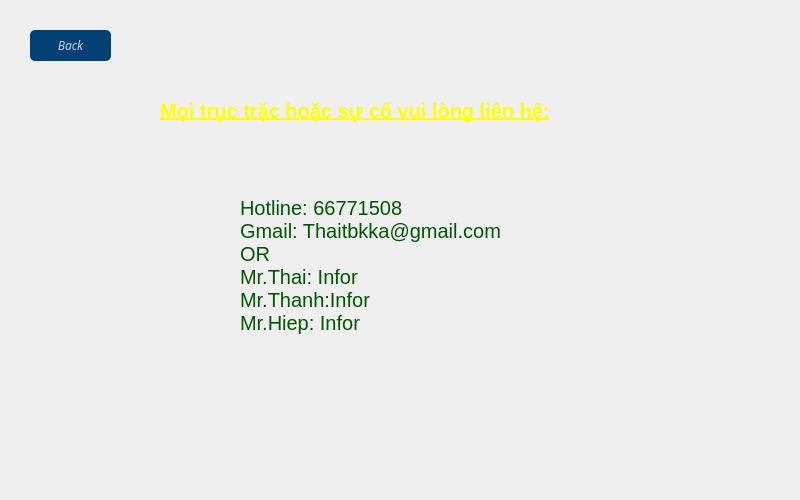
<?xml version="1.0" encoding="UTF-8"?>
<ui version="4.0">
 <class>FormTrogiup</class>
 <widget class="QWidget" name="FormTrogiup">
  <property name="geometry">
   <rect>
    <x>0</x>
    <y>0</y>
    <width>800</width>
    <height>500</height>
   </rect>
  </property>
  <property name="windowTitle">
   <string>Form</string>
  </property>
  <property name="styleSheet">
   <string notr="true">QPushButton#bt_back{
background-color:rgba(2,65,118,255);
color:rgba(255,255,255,200);
border-radius:5px;
}
QPushButton#bt_back:pressed{
padding-left:5px;
padding-top:5px;
background-color:rgba(2,65,118,100);
background-position:calc(100%-10px)center;
}
QPushButton#bt_back:hover{
background-color:rgba(2,65,118,200);
}</string>
  </property>
  <widget class="QLabel" name="label">
   <property name="geometry">
    <rect>
     <x>0</x>
     <y>0</y>
     <width>800</width>
     <height>500</height>
    </rect>
   </property>
   <property name="styleSheet">
    <string notr="true">border-image: url(:/backgroud/backgroud/1912279.jpg);
border - radius: 5px;</string>
   </property>
   <property name="text">
    <string/>
   </property>
  </widget>
  <widget class="QPushButton" name="bt_back">
   <property name="geometry">
    <rect>
     <x>30</x>
     <y>30</y>
     <width>81</width>
     <height>31</height>
    </rect>
   </property>
   <property name="font">
    <font>
     <family>UVN Dzung Dakao</family>
     <italic>true</italic>
    </font>
   </property>
   <property name="text">
    <string>Back</string>
   </property>
  </widget>
  <widget class="QLabel" name="label_2">
   <property name="geometry">
    <rect>
     <x>160</x>
     <y>90</y>
     <width>631</width>
     <height>41</height>
    </rect>
   </property>
   <property name="font">
    <font>
     <pointsize>15</pointsize>
     <weight>75</weight>
     <italic>false</italic>
     <bold>true</bold>
     <underline>true</underline>
    </font>
   </property>
   <property name="styleSheet">
    <string notr="true">color: rgb(255, 255, 0);</string>
   </property>
   <property name="text">
    <string>Mọi trục trặc hoặc sự cố vui lòng liên hệ:</string>
   </property>
  </widget>
  <widget class="QLabel" name="label_3">
   <property name="geometry">
    <rect>
     <x>240</x>
     <y>130</y>
     <width>511</width>
     <height>271</height>
    </rect>
   </property>
   <property name="font">
    <font>
     <pointsize>15</pointsize>
     <weight>50</weight>
     <bold>false</bold>
    </font>
   </property>
   <property name="styleSheet">
    <string notr="true">color: rgb(0, 85, 0);</string>
   </property>
   <property name="text">
    <string>Hotline: 66771508
Gmail: Thaitbkka@gmail.com
OR
Mr.Thai: Infor
Mr.Thanh:Infor
Mr.Hiep: Infor</string>
   </property>
  </widget>
 </widget>
 <resources>
  <include location="res.qrc"/>
 </resources>
 <connections/>
</ui>
